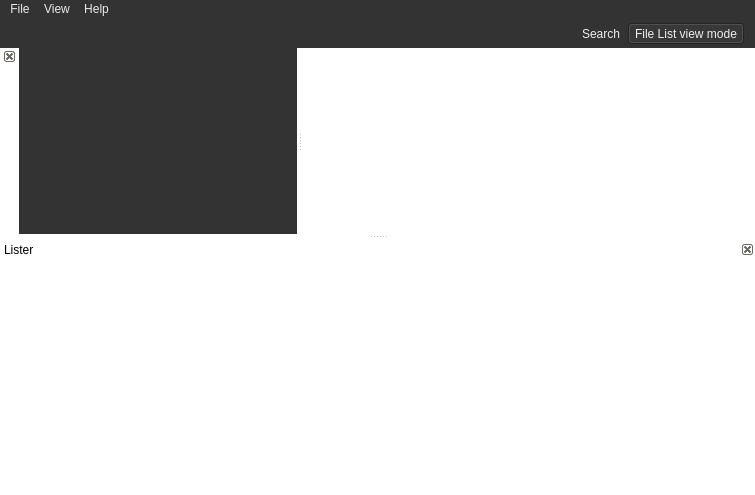
<?xml version="1.0" encoding="UTF-8"?>
<ui version="4.0">
 <class>MainWindow</class>
 <widget class="QMainWindow" name="MainWindow">
  <property name="geometry">
   <rect>
    <x>0</x>
    <y>0</y>
    <width>755</width>
    <height>495</height>
   </rect>
  </property>
  <property name="windowTitle">
   <string>QFeX</string>
  </property>
  <property name="windowIcon">
   <iconset resource="resources.qrc">
    <normaloff>:/ico/Resources/note-240.png</normaloff>:/ico/Resources/note-240.png</iconset>
  </property>
  <property name="autoFillBackground">
   <bool>false</bool>
  </property>
  <property name="styleSheet">
   <string notr="true">background-color: rgb(255, 255, 255);</string>
  </property>
  <widget class="QWidget" name="centralWidget">
   <layout class="QGridLayout" name="gridLayout_2">
    <item row="0" column="0">
     <widget class="QListView" name="listView">
      <property name="frameShape">
       <enum>QFrame::NoFrame</enum>
      </property>
      <property name="frameShadow">
       <enum>QFrame::Plain</enum>
      </property>
      <property name="selectionMode">
       <enum>QAbstractItemView::ExtendedSelection</enum>
      </property>
      <property name="textElideMode">
       <enum>Qt::ElideNone</enum>
      </property>
      <property name="isWrapping" stdset="0">
       <bool>false</bool>
      </property>
      <property name="resizeMode">
       <enum>QListView::Adjust</enum>
      </property>
      <property name="layoutMode">
       <enum>QListView::SinglePass</enum>
      </property>
      <property name="spacing">
       <number>5</number>
      </property>
      <property name="viewMode">
       <enum>QListView::IconMode</enum>
      </property>
      <property name="uniformItemSizes">
       <bool>true</bool>
      </property>
      <property name="wordWrap">
       <bool>true</bool>
      </property>
     </widget>
    </item>
   </layout>
  </widget>
  <widget class="QMenuBar" name="menuBar">
   <property name="geometry">
    <rect>
     <x>0</x>
     <y>0</y>
     <width>755</width>
     <height>21</height>
    </rect>
   </property>
   <property name="contextMenuPolicy">
    <enum>Qt::PreventContextMenu</enum>
   </property>
   <property name="autoFillBackground">
    <bool>false</bool>
   </property>
   <property name="styleSheet">
    <string notr="true">background-color: rgb(51, 51, 51);
color: rgb(234, 234, 234);</string>
   </property>
   <widget class="QMenu" name="menuFile">
    <property name="title">
     <string>File</string>
    </property>
    <addaction name="separator"/>
    <addaction name="actionExit"/>
   </widget>
   <widget class="QMenu" name="menuHelp">
    <property name="title">
     <string>Help</string>
    </property>
    <addaction name="actionAbout"/>
   </widget>
   <widget class="QMenu" name="menuView">
    <property name="title">
     <string>View</string>
    </property>
    <addaction name="actionShow_Treeview"/>
    <addaction name="actionLister"/>
   </widget>
   <addaction name="menuFile"/>
   <addaction name="menuView"/>
   <addaction name="menuHelp"/>
  </widget>
  <widget class="QToolBar" name="mainToolBar">
   <property name="contextMenuPolicy">
    <enum>Qt::PreventContextMenu</enum>
   </property>
   <property name="layoutDirection">
    <enum>Qt::RightToLeft</enum>
   </property>
   <property name="autoFillBackground">
    <bool>false</bool>
   </property>
   <property name="styleSheet">
    <string notr="true">background-color: rgb(51, 51, 51);
border-bottom-color: rgb(0, 0, 0);
border-color: rgb(0, 170, 255);
color: rgb(238, 238, 238);</string>
   </property>
   <property name="movable">
    <bool>false</bool>
   </property>
   <property name="toolButtonStyle">
    <enum>Qt::ToolButtonFollowStyle</enum>
   </property>
   <attribute name="toolBarArea">
    <enum>TopToolBarArea</enum>
   </attribute>
   <attribute name="toolBarBreak">
    <bool>false</bool>
   </attribute>
   <addaction name="separator"/>
   <addaction name="actionFileListViewMode"/>
   <addaction name="action_Search"/>
  </widget>
  <widget class="QStatusBar" name="statusBar"/>
  <widget class="QDockWidget" name="dockWidget">
   <property name="minimumSize">
    <size>
     <width>250</width>
     <height>131</height>
    </size>
   </property>
   <property name="autoFillBackground">
    <bool>false</bool>
   </property>
   <property name="styleSheet">
    <string notr="true">background-color: rgb(51, 51, 51);</string>
   </property>
   <property name="floating">
    <bool>false</bool>
   </property>
   <property name="features">
    <set>QDockWidget::DockWidgetClosable|QDockWidget::DockWidgetVerticalTitleBar</set>
   </property>
   <property name="allowedAreas">
    <set>Qt::LeftDockWidgetArea|Qt::RightDockWidgetArea</set>
   </property>
   <attribute name="dockWidgetArea">
    <number>1</number>
   </attribute>
   <widget class="QWidget" name="dockWidgetContents">
    <layout class="QGridLayout" name="gridLayout">
     <item row="0" column="0">
      <widget class="QTreeView" name="treeView">
       <property name="focusPolicy">
        <enum>Qt::TabFocus</enum>
       </property>
       <property name="toolTip">
        <string notr="true"/>
       </property>
       <property name="autoFillBackground">
        <bool>true</bool>
       </property>
       <property name="styleSheet">
        <string notr="true">color: rgb(255, 255, 255);
selection-background-color: transparent;
selection-color: transparent;



QTreeView::branch:open:has-children:!has-siblings,
QTreeView::branch:open:has-children:has-siblings {
border-image: none;
image: url(:/ico/Resources/magnifier16.png);
}</string>
       </property>
       <property name="frameShape">
        <enum>QFrame::NoFrame</enum>
       </property>
       <property name="frameShadow">
        <enum>QFrame::Plain</enum>
       </property>
       <property name="horizontalScrollBarPolicy">
        <enum>Qt::ScrollBarAlwaysOff</enum>
       </property>
       <property name="sizeAdjustPolicy">
        <enum>QAbstractScrollArea::AdjustIgnored</enum>
       </property>
       <property name="autoScrollMargin">
        <number>10</number>
       </property>
       <property name="tabKeyNavigation">
        <bool>true</bool>
       </property>
       <property name="textElideMode">
        <enum>Qt::ElideLeft</enum>
       </property>
       <property name="indentation">
        <number>10</number>
       </property>
       <property name="rootIsDecorated">
        <bool>true</bool>
       </property>
       <property name="itemsExpandable">
        <bool>true</bool>
       </property>
       <property name="animated">
        <bool>true</bool>
       </property>
       <property name="headerHidden">
        <bool>true</bool>
       </property>
       <attribute name="headerVisible">
        <bool>false</bool>
       </attribute>
      </widget>
     </item>
    </layout>
   </widget>
  </widget>
  <widget class="QDockWidget" name="dockWidgetLister">
   <property name="enabled">
    <bool>true</bool>
   </property>
   <property name="minimumSize">
    <size>
     <width>89</width>
     <height>200</height>
    </size>
   </property>
   <property name="autoFillBackground">
    <bool>false</bool>
   </property>
   <property name="styleSheet">
    <string notr="true">
border-bottom-color: rgb(85, 255, 127);
border-top-color: rgb(0, 85, 255);
gridline-color: rgb(255, 170, 255);
border-top-color: rgb(255, 170, 127);
alternate-background-color: rgb(255, 255, 127);</string>
   </property>
   <property name="features">
    <set>QDockWidget::DockWidgetClosable</set>
   </property>
   <property name="allowedAreas">
    <set>Qt::BottomDockWidgetArea</set>
   </property>
   <property name="windowTitle">
    <string>Lister</string>
   </property>
   <attribute name="dockWidgetArea">
    <number>8</number>
   </attribute>
   <widget class="QWidget" name="dockWidgetContents_12">
    <layout class="QGridLayout" name="gridLayout_3">
     <item row="0" column="0">
      <widget class="QTextEdit" name="textEdit">
       <property name="frameShape">
        <enum>QFrame::NoFrame</enum>
       </property>
       <property name="frameShadow">
        <enum>QFrame::Plain</enum>
       </property>
      </widget>
     </item>
    </layout>
   </widget>
  </widget>
  <action name="action_Search">
   <property name="enabled">
    <bool>true</bool>
   </property>
   <property name="icon">
    <iconset resource="resources.qrc">
     <normaloff>:/ico/Resources/wmagnifier16.png</normaloff>:/ico/Resources/wmagnifier16.png</iconset>
   </property>
   <property name="text">
    <string>&amp;Search</string>
   </property>
   <property name="toolTip">
    <string>Search documents and folders</string>
   </property>
   <property name="shortcut">
    <string>Alt+S</string>
   </property>
  </action>
  <action name="actionAbout">
   <property name="text">
    <string>About</string>
   </property>
   <property name="toolTip">
    <string>About QFeX</string>
   </property>
  </action>
  <action name="actionLister">
   <property name="checkable">
    <bool>true</bool>
   </property>
   <property name="checked">
    <bool>true</bool>
   </property>
   <property name="text">
    <string>Show Lister</string>
   </property>
   <property name="toolTip">
    <string>Show Lister window</string>
   </property>
  </action>
  <action name="actionShow_Treeview">
   <property name="checkable">
    <bool>true</bool>
   </property>
   <property name="checked">
    <bool>true</bool>
   </property>
   <property name="text">
    <string>Treeview</string>
   </property>
   <property name="toolTip">
    <string>Show Treeview</string>
   </property>
  </action>
  <action name="actionFileListViewMode">
   <property name="checkable">
    <bool>true</bool>
   </property>
   <property name="checked">
    <bool>true</bool>
   </property>
   <property name="icon">
    <iconset resource="resources.qrc">
     <normaloff>:/ico/Resources/wlistp-16.png</normaloff>
     <activeoff>:/ico/Resources/listp-16.png</activeoff>
     <activeon>:/ico/Resources/wlist-16.png</activeon>
     <selectedon>Resources/wlistp-16.png</selectedon>:/ico/Resources/wlistp-16.png</iconset>
   </property>
   <property name="text">
    <string>File List view mode</string>
   </property>
   <property name="toolTip">
    <string>Switch between Details/Icon modes</string>
   </property>
  </action>
  <action name="actionExit">
   <property name="text">
    <string>Exit</string>
   </property>
   <property name="toolTip">
    <string>Exit QFeX</string>
   </property>
  </action>
 </widget>
 <layoutdefault spacing="6" margin="11"/>
 <resources>
  <include location="resources.qrc"/>
 </resources>
 <connections/>
</ui>
